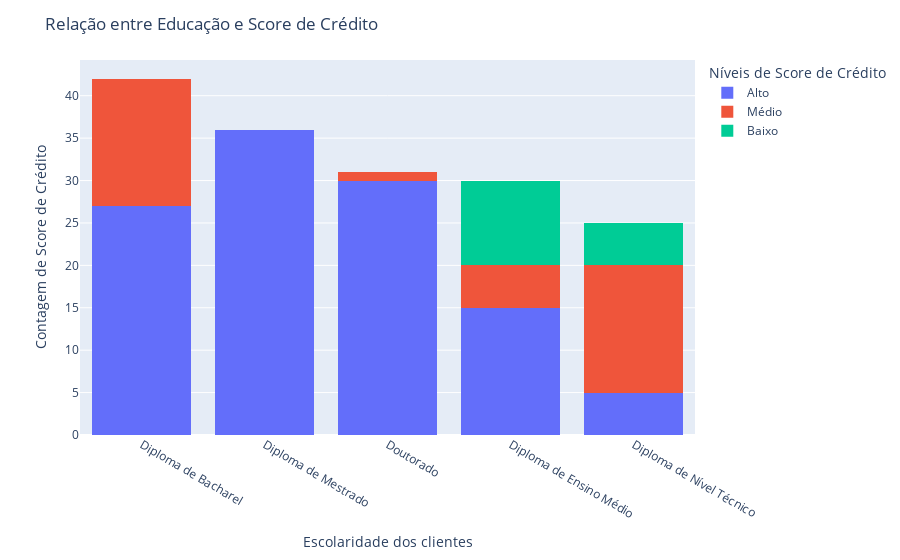

Notebook code for this chart:
### Markdown cell above
##### Análise 2:

### Code cell
fig = px.histogram(df, x='Educacao', color='Score_Credito', barmode='stack')
fig.update_layout(title='Relação entre Educação e Score de Crédito',
                  xaxis_title='Escolaridade dos clientes',
                  yaxis_title='Contagem de Score de Crédito',
                  legend_title='Níveis de Score de Crédito')
fig.show()

### Figure 1 — Plotly figure (JSON) as saved in the notebook; plotly's stock layout.template omitted (floating-point values rounded to 4 significant figures)
{"data": [{"alignmentgroup": "True", "bingroup": "x", "hovertemplate": "Score_Credito=Alto<br>Educacao=%{x}<br>count=%{y}<extra></extra>", "legendgroup": "Alto", "marker": {"color": "#636efa", "pattern": {"shape": ""}}, "name": "Alto", "offsetgroup": "Alto", "orientation": "v", "showlegend": true, "type": "histogram", "x": ["Diploma de Bacharel", "Diploma de Mestrado ", "Doutorado", "Diploma de Ensino Médio ", "Diploma de Bacharel", "Diploma de Mestrado ", "Diploma de Mestrado ", "Doutorado", "Diploma de Ensino Médio ", "Diploma de Bacharel", "Diploma de Bacharel", "Diploma de Mestrado ", "Doutorado", "Diploma de Ensino Médio ", "Diploma de Bacharel", "Diploma de Mestrado ", "Doutorado", "Diploma de Nível Técnico", "Diploma de Bacharel", "Diploma de Mestrado ", "Doutorado", "Diploma de Mestrado ", "Doutorado", "Diploma de Ensino Médio ", "Diploma de Bacharel", "Diploma de Mestrado ", "Diploma de Mestrado ", "Doutorado", "Diploma de Ensino Médio ", "Diploma de Bacharel", "Diploma de Bacharel", "Diploma de Mestrado ", "Doutorado", "Diploma de Ensino Médio ", "Diploma de Bacharel", "Diploma de Mestrado ", "Doutorado", "Diploma de Nível Técnico", "Diploma de Bacharel", "Diploma de Mestrado ", "Doutorado", "Diploma de Mestrado ", "Doutorado", "Diploma de Mestrado ", "Doutorado", "Diploma de Ensino Médio ", "Diploma de Bacharel", "Diploma de Mestrado ", "Diploma de Mestrado ", "Doutorado", "Diploma de Ensino Médio ", "Diploma de Bacharel", "Diploma de Bacharel", "Diploma de Mestrado ", "Doutorado", "Diploma de Ensino Médio ", "Diploma de Bacharel", "Diploma de Mestrado ", "Doutorado", "Diploma de Nível Técnico", "Diploma de Bacharel", "Diploma de Mestrado ", "Doutorado", "Diploma de Mestrado ", "Doutorado", "Diploma de Mestrado ", "Doutorado", "Diploma de Ensino Médio ", "Diploma de Bacharel", "Diploma de Mestrado ", "Diploma de Mestrado ", "Doutorado", "Diploma de Ensino Médio ", "Diploma de Bacharel", "Diploma de Bacharel", "Diploma de Mestrado ", "Doutorado", "Diploma de Ensino Médio ", "Diploma de Bacharel", "Diploma de Mestrado ", "Doutorado", "Diploma de Nível Técnico", "Diploma de Bacharel", "Diploma de Mestrado ", "Doutorado", "Diploma de Mestrado ", "Doutorado", "Diploma de Mestrado ", "Doutorado", "Diploma de Mestrado ", "Doutorado", "Diploma de Mestrado ", "Diploma de Bacharel", "Diploma de Mestrado ", "Doutorado", "Diploma de Ensino Médio ", "Diploma de Bacharel", "Diploma de Mestrado ", "Diploma de Mestrado ", "Doutorado", "Diploma de Ensino Médio ", "Diploma de Bacharel", "Diploma de Bacharel", "Diploma de Mestrado ", "Doutorado", "Diploma de Ensino Médio ", "Diploma de Bacharel", "Diploma de Mestrado ", "Doutorado", "Diploma de Nível Técnico", "Diploma de Bacharel", "Diploma de Mestrado ", "Doutorado"], "xaxis": "x", "yaxis": "y"}, {"alignmentgroup": "True", "bingroup": "x", "hovertemplate": "Score_Credito=Médio<br>Educacao=%{x}<br>count=%{y}<extra></extra>", "legendgroup": "Médio", "marker": {"color": "#EF553B", "pattern": {"shape": ""}}, "name": "Médio", "offsetgroup": "Médio", "orientation": "v", "showlegend": true, "type": "histogram", "x": ["Diploma de Nível Técnico", "Diploma de Bacharel", "Diploma de Nível Técnico", "Diploma de Ensino Médio ", "Diploma de Nível Técnico", "Diploma de Bacharel", "Diploma de Nível Técnico", "Diploma de Bacharel", "Diploma de Nível Técnico", "Diploma de Ensino Médio ", "Diploma de Nível Técnico", "Diploma de Bacharel", "Diploma de Bacharel", "Diploma de Nível Técnico", "Diploma de Bacharel", "Diploma de Nível Técnico", "Diploma de Ensino Médio ", "Diploma de Nível Técnico", "Diploma de Bacharel", "Diploma de Bacharel", "Diploma de Nível Técnico", "Diploma de Bacharel", "Diploma de Nível Técnico", "Diploma de Ensino Médio ", "Diploma de Nível Técnico", "Diploma de Bacharel", "Diploma de Bacharel", "Diploma de Bacharel", "Diploma de Bacharel", "Doutorado", "Diploma de Bacharel", "Diploma de Nível Técnico", "Diploma de Bacharel", "Diploma de Nível Técnico", "Diploma de Ensino Médio ", "Diploma de Nível Técnico"], "xaxis": "x", "yaxis": "y"}, {"alignmentgroup": "True", "bingroup": "x", "hovertemplate": "Score_Credito=Baixo<br>Educacao=%{x}<br>count=%{y}<extra></extra>", "legendgroup": "Baixo", "marker": {"color": "#00cc96", "pattern": {"shape": ""}}, "name": "Baixo", "offsetgroup": "Baixo", "orientation": "v", "showlegend": true, "type": "histogram", "x": ["Diploma de Ensino Médio ", "Diploma de Nível Técnico", "Diploma de Ensino Médio ", "Diploma de Ensino Médio ", "Diploma de Nível Técnico", "Diploma de Ensino Médio ", "Diploma de Ensino Médio ", "Diploma de Nível Técnico", "Diploma de Ensino Médio ", "Diploma de Ensino Médio ", "Diploma de Nível Técnico", "Diploma de Ensino Médio ", "Diploma de Ensino Médio ", "Diploma de Nível Técnico", "Diploma de Ensino Médio "], "xaxis": "x", "yaxis": "y"}], "layout": {"barmode": "stack", "legend": {"title": {"text": "Níveis de Score de Crédito"}, "tracegroupgap": 0}, "margin": {"t": 60}, "title": {"text": "Relação entre Educação e Score de Crédito"}, "xaxis": {"anchor": "y", "domain": [0, 1], "title": {"text": "Escolaridade dos clientes"}}, "yaxis": {"anchor": "x", "domain": [0, 1], "title": {"text": "Contagem de Score de Crédito"}}}}
